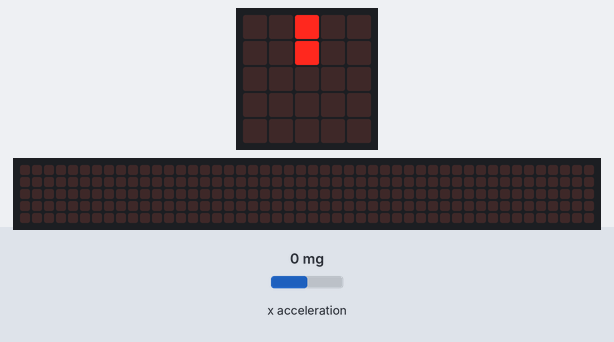
Simulated run of this program. Board: BBC micro:bit (MakeCode). Shown: the board's 5×5 LED display, a strip that is not on the board, showing the scrolling text unrolled. The inputs (shaded band) are chosen by the test bench; at power-on: x acceleration 0 mg. The 48×5 strip is a reading aid, not a part: it shows the text the display is scrolling, unrolled, one strip-width of it at a time.

Above: at 1.3 s.
1.4 s: x acceleration set to -1440 mg
At 8.34 s:
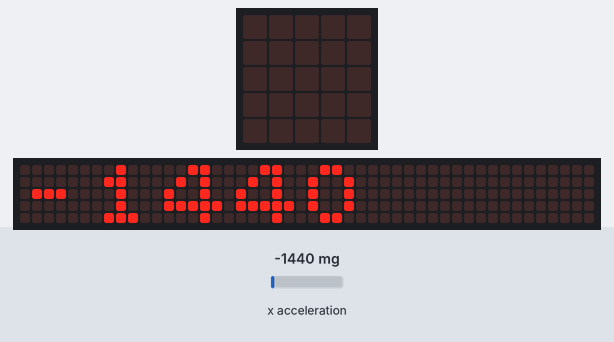
9.7 s: x acceleration set to 0 mg
At 11.5 s:
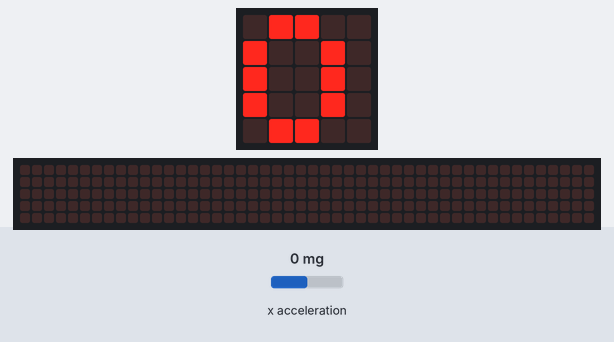
14.4 s: x acceleration set to -750 mg
At 17.4 s:
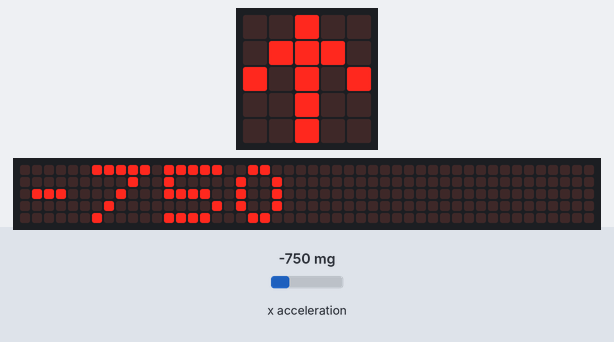

The program:

main.ts
```typescript
basic.forever(function () {
    basic.showNumber(input.acceleration(Dimension.X))
    if (input.acceleration(Dimension.X) > 1 <= 1) {
        basic.showLeds(`
            . . # . .
            . # # # .
            # . # . #
            . . # . .
            . . # . .
            `)
        basic.showLeds(`
            . . # . .
            . . # . .
            . . . . .
            . . . . .
            . . . . .
            `)
        basic.showLeds(`
            . . # . .
            . . # . .
            . . # . .
            . . # . .
            . . . . .
            `)
        basic.showLeds(`
            . . # . .
            . . # . .
            . . # . .
            . . # . .
            . . # . .
            `)
        basic.showLeds(`
            . . # . .
            . # # # .
            . . # . .
            . . # . .
            . . # . .
            `)
        basic.showLeds(`
            . . # . .
            . # # # .
            # . # . #
            . . # . .
            . . # . .
            `)
    } else {
        if (input.acceleration(Dimension.X) > 1) {
            basic.showLeds(`
                . . . . .
                . . . . .
                . . . . .
                . . # . .
                . . # . .
                `)
            basic.showLeds(`
                . . . . .
                . . # . .
                . . # . .
                . . # . .
                . . # . .
                `)
            basic.showLeds(`
                . . # . .
                . . # . .
                . . # . .
                . . # # .
                . . # . .
                `)
            basic.showLeds(`
                . . # . .
                . . # . .
                . . # . .
                . # # # .
                . . # . .
                `)
            basic.showLeds(`
                . . # . .
                . . # . .
                # . # . #
                . # # # .
                . . # . .
                `)
        }
    }
})
```

test.ts
```typescript
// aquí va el archivo "tests"; esto no se compilará cuando este paquete se utilice como una extensión.
```

Measured:
- after the input at 1.4 s, the display: first differs from a run without the input after 1.8 s (image 1 shows a later state)
- after the input at 9.7 s, the display: first differs from a run without the input after 1.3 s (image 2)
- after the input at 14.4 s, the display: first differs from a run without the input after 2.9 s (image 3)
- what the display in image 1 shows lasts 0.5 s, from 8.1 s to 8.6 s
- what the display in image 2 shows lasts 0.7 s, from 11.0 s to 11.7 s
